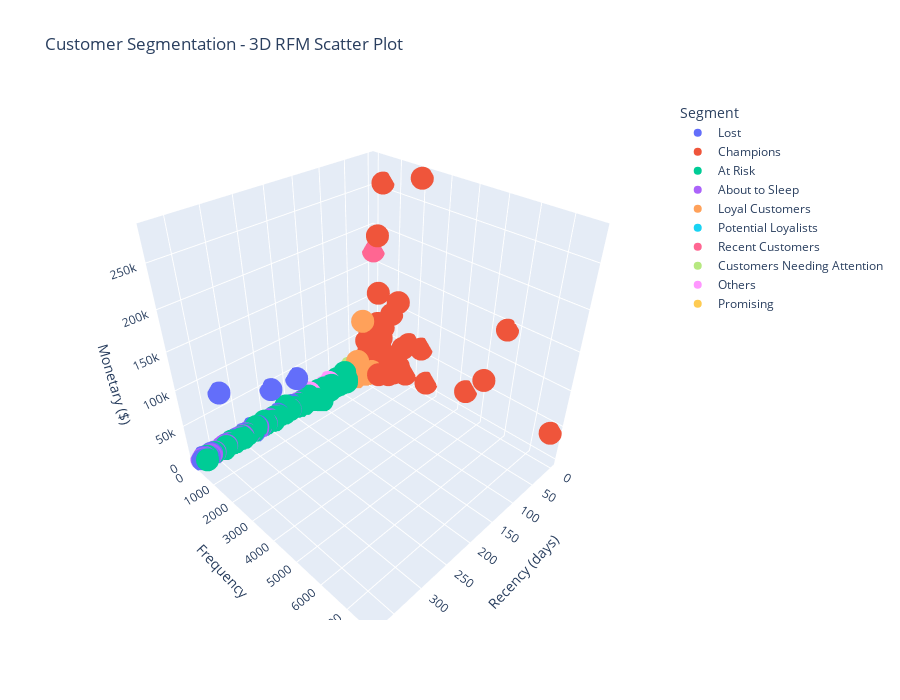

Source (notebook cell):
### Code cell
# 3D scatter plot of segments
plot_rfm_scatter(rfm_segmented)

### Figure 1 — Plotly figure (JSON) as saved in the notebook; plotly's stock layout.template omitted (floating-point values rounded to 4 significant figures; data arrays with more than 128 entries replaced by an {"elided": "..."} marker saying what was removed)
{"data": [{"hovertemplate": "Segment=Lost<br>Recency (days)=%{x}<br>Frequency=%{y}<br>Monetary ($)=%{z}<extra></extra>", "legendgroup": "Lost", "marker": {"color": "#636efa", "symbol": "circle"}, "mode": "markers", "name": "Lost", "scene": "scene", "showlegend": true, "type": "scatter3d", "x": [326, 281, 211, 262, 358, 197, 269, 316, 236, 183, 305, 319, 202, 185, 311, 280, 374, 180, 197, 297, 198, 267, 275, 182, 331, 208, 283, 262, 363, 235, 241, 369, 246, 365, 269, 373, 256, 227, 372, 365, 195, 303, 199, 217, 312, 374], "y": [1, 4, 12, 14, 19, 1, 9, 17, 62, 75, 85, 66, 7, 66, 14, 123, 71, 70, 17, 10, 83, 66, 25, 3, 5, 16, 58, 58, 66, 10, 21, 96, 79, 73, 29, 65, 3, 5, 2, 66, 14, 58, 69, 63, 74, 81], "z": [77180.0, 3812.0, 1351.0, 1542.0, 1661.0, 3096, 944.1, 1308.0, 226.8, 269.1, 409.9, 480.9, 1012, 235.6, 1063, 392.9, 313.5, 321.4, 2140.0, 1785.0, 292.0, 252.8, 1490.0, 39920.0, 1290.0, 1029.0, 434.6, 237.1, 141.0, 44530.0, 1047.0, 329.0, 392.4, 367.1, 1829.0, 351.8, 1276, 1998, 2002.0, 414.9, 1690.0, 360.8, 400.1, 309.4, 214.4, 265.1]}, {"hovertemplate": "Segment=Champions<br>Recency (days)=%{x}<br>Frequency=%{y}<br>Monetary ($)=%{z}<extra></extra>", "legendgroup": "Champions", "marker": {"color": "#EF553B", "symbol": "circle"}, "mode": "markers", "name": "Champions", "scene": "scene", "showlegend": true, "type": "scatter3d", "x": {"elided": "929 int values"}, "y": {"elided": "929 int values"}, "z": {"elided": "929 float values"}}, {"hovertemplate": "Segment=At Risk<br>Recency (days)=%{x}<br>Frequency=%{y}<br>Monetary ($)=%{z}<extra></extra>", "legendgroup": "At Risk", "marker": {"color": "#00cc96", "symbol": "circle"}, "mode": "markers", "name": "At Risk", "scene": "scene", "showlegend": true, "type": "scatter3d", "x": {"elided": "329 int values"}, "y": {"elided": "329 int values"}, "z": {"elided": "329 float values"}}, {"hovertemplate": "Segment=About to Sleep<br>Recency (days)=%{x}<br>Frequency=%{y}<br>Monetary ($)=%{z}<extra></extra>", "legendgroup": "About to Sleep", "marker": {"color": "#ab63fa", "symbol": "circle"}, "mode": "markers", "name": "About to Sleep", "scene": "scene", "showlegend": true, "type": "scatter3d", "x": {"elided": "1374 int values"}, "y": {"elided": "1374 int values"}, "z": {"elided": "1374 float values"}}, {"hovertemplate": "Segment=Loyal Customers<br>Recency (days)=%{x}<br>Frequency=%{y}<br>Monetary ($)=%{z}<extra></extra>", "legendgroup": "Loyal Customers", "marker": {"color": "#FFA15A", "symbol": "circle"}, "mode": "markers", "name": "Loyal Customers", "scene": "scene", "showlegend": true, "type": "scatter3d", "x": {"elided": "421 int values"}, "y": {"elided": "421 int values"}, "z": {"elided": "421 float values"}}, {"hovertemplate": "Segment=Potential Loyalists<br>Recency (days)=%{x}<br>Frequency=%{y}<br>Monetary ($)=%{z}<extra></extra>", "legendgroup": "Potential Loyalists", "marker": {"color": "#19d3f3", "symbol": "circle"}, "mode": "markers", "name": "Potential Loyalists", "scene": "scene", "showlegend": true, "type": "scatter3d", "x": {"elided": "485 int values"}, "y": {"elided": "485 int values"}, "z": {"elided": "485 float values"}}, {"hovertemplate": "Segment=Recent Customers<br>Recency (days)=%{x}<br>Frequency=%{y}<br>Monetary ($)=%{z}<extra></extra>", "legendgroup": "Recent Customers", "marker": {"color": "#FF6692", "symbol": "circle"}, "mode": "markers", "name": "Recent Customers", "scene": "scene", "showlegend": true, "type": "scatter3d", "x": {"elided": "204 int values"}, "y": {"elided": "204 int values"}, "z": {"elided": "204 float values"}}, {"hovertemplate": "Segment=Customers Needing Attention<br>Recency (days)=%{x}<br>Frequency=%{y}<br>Monetary ($)=%{z}<extra></extra>", "legendgroup": "Customers Needing Attention", "marker": {"color": "#B6E880", "symbol": "circle"}, "mode": "markers", "name": "Customers Needing Attention", "scene": "scene", "showlegend": true, "type": "scatter3d", "x": {"elided": "147 int values"}, "y": {"elided": "147 int values"}, "z": {"elided": "147 float values"}}, {"hovertemplate": "Segment=Others<br>Recency (days)=%{x}<br>Frequency=%{y}<br>Monetary ($)=%{z}<extra></extra>", "legendgroup": "Others", "marker": {"color": "#FF97FF", "symbol": "circle"}, "mode": "markers", "name": "Others", "scene": "scene", "showlegend": true, "type": "scatter3d", "x": {"elided": "152 int values"}, "y": {"elided": "152 int values"}, "z": {"elided": "152 float values"}}, {"hovertemplate": "Segment=Promising<br>Recency (days)=%{x}<br>Frequency=%{y}<br>Monetary ($)=%{z}<extra></extra>", "legendgroup": "Promising", "marker": {"color": "#FECB52", "symbol": "circle"}, "mode": "markers", "name": "Promising", "scene": "scene", "showlegend": true, "type": "scatter3d", "x": {"elided": "251 int values"}, "y": {"elided": "251 int values"}, "z": {"elided": "251 float values"}}], "layout": {"height": 700, "legend": {"title": {"text": "Segment"}, "tracegroupgap": 0}, "scene": {"domain": {"x": [0, 1], "y": [0, 1]}, "xaxis": {"title": {"text": "Recency (days)"}}, "yaxis": {"title": {"text": "Frequency"}}, "zaxis": {"title": {"text": "Monetary ($)"}}}, "title": {"text": "Customer Segmentation - 3D RFM Scatter Plot"}}}
